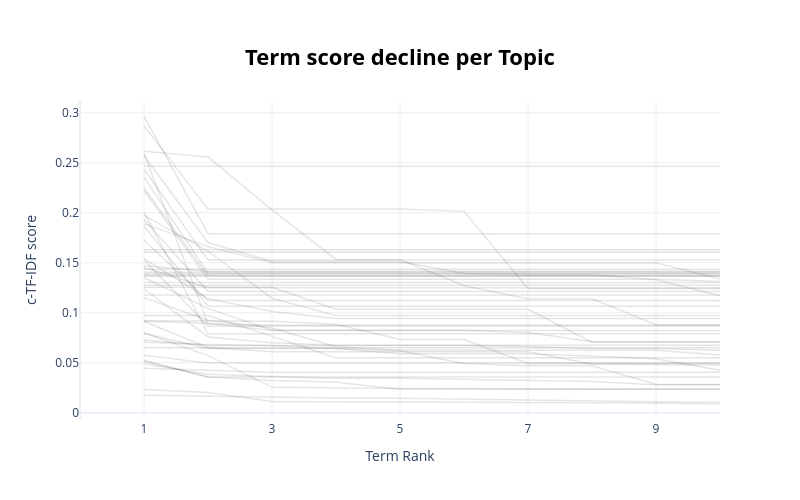

The notebook cell saved with this chart:
### Markdown cell above
#### 5.2.8 Visualise Term Score Decline

### Code cell
topic_model.visualize_term_rank()

### Figure 1 — Plotly figure (JSON) as saved in the notebook; plotly's stock layout.template omitted (floating-point values rounded to 4 significant figures)
{"data": [{"hovertext": "<b>Topic -1</b>:season_4wd_truck_like_healthy_day_", "line": {"color": "black", "width": 1.5}, "mode": "lines+lines", "name": "", "opacity": 0.1, "x": [1, 2, 3, 4, 5, 6, 7, 8, 9, 10], "y": [0.01743, 0.01624, 0.01502, 0.01456, 0.01445, 0.01355, 0.01296, 0.01153, 0.01086, 0.01051], "type": "scatter"}, {"hovertext": "<b>Topic 0</b>:happy_day_dad_good_father_father da", "line": {"color": "black", "width": 1.5}, "mode": "lines+lines", "name": "", "opacity": 0.1, "x": [1, 2, 3, 4, 5, 6, 7, 8, 9, 10], "y": [0.02309, 0.02024, 0.0112, 0.01105, 0.01092, 0.01007, 0.009892, 0.00984, 0.009481, 0.008673], "type": "scatter"}, {"hovertext": "<b>Topic 1</b>:polar_polar bear_bear_racing_climb_", "line": {"color": "black", "width": 1.5}, "mode": "lines+lines", "name": "", "opacity": 0.1, "x": [1, 2, 3, 4, 5, 6, 7, 8, 9, 10], "y": [0.1254, 0.1254, 0.1254, 0.1034, 0.1034, 0.1034, 0.1034, 0.07052, 0.07052, 0.07052], "type": "scatter"}, {"hovertext": "<b>Topic 2</b>:poetry_follow_add_sirf_eid_send_ash", "line": {"color": "black", "width": 1.5}, "mode": "lines+lines", "name": "", "opacity": 0.1, "x": [1, 2, 3, 4, 5, 6, 7, 8, 9, 10], "y": [0.08003, 0.05712, 0.02538, 0.0247, 0.02419, 0.0241, 0.02367, 0.02367, 0.02367, 0.02367], "type": "scatter"}, {"hovertext": "<b>Topic 3</b>:blog_silver_blog silver_silver gold", "line": {"color": "black", "width": 1.5}, "mode": "lines+lines", "name": "", "opacity": 0.1, "x": [1, 2, 3, 4, 5, 6, 7, 8, 9, 10], "y": [0.07039, 0.06828, 0.06715, 0.06408, 0.06201, 0.04914, 0.04701, 0.04701, 0.02847, 0.02824], "type": "scatter"}, {"hovertext": "<b>Topic 4</b>:shooting_gun_orlando_police_yr shoo", "line": {"color": "black", "width": 1.5}, "mode": "lines+lines", "name": "", "opacity": 0.1, "x": [1, 2, 3, 4, 5, 6, 7, 8, 9, 10], "y": [0.05224, 0.03579, 0.03223, 0.03041, 0.02345, 0.02345, 0.02345, 0.02345, 0.02345, 0.02345], "type": "scatter"}, {"hovertext": "<b>Topic 5</b>:lie contempt_clarity came_clarity_c", "line": {"color": "black", "width": 1.5}, "mode": "lines+lines", "name": "", "opacity": 0.1, "x": [1, 2, 3, 4, 5, 6, 7, 8, 9, 10], "y": [0.06496, 0.06496, 0.06496, 0.06496, 0.06496, 0.06496, 0.06496, 0.06496, 0.06496, 0.06496], "type": "scatter"}, {"hovertext": "<b>Topic 6</b>:sexy_kinky_horny_wet_naughty_porn_n", "line": {"color": "black", "width": 1.5}, "mode": "lines+lines", "name": "", "opacity": 0.1, "x": [1, 2, 3, 4, 5, 6, 7, 8, 9, 10], "y": [0.07273, 0.06721, 0.06721, 0.06721, 0.06721, 0.06721, 0.06622, 0.06422, 0.06422, 0.0625], "type": "scatter"}, {"hovertext": "<b>Topic 7</b>:obama_michelle_chair_trump_michelle", "line": {"color": "black", "width": 1.5}, "mode": "lines+lines", "name": "", "opacity": 0.1, "x": [1, 2, 3, 4, 5, 6, 7, 8, 9, 10], "y": [0.09191, 0.09143, 0.09143, 0.08837, 0.07319, 0.07319, 0.04926, 0.04926, 0.04926, 0.04926], "type": "scatter"}, {"hovertext": "<b>Topic 8</b>:new_commercial_tweet new_newyear ne", "line": {"color": "black", "width": 1.5}, "mode": "lines+lines", "name": "", "opacity": 0.1, "x": [1, 2, 3, 4, 5, 6, 7, 8, 9, 10], "y": [0.2595, 0.08903, 0.08735, 0.08735, 0.08735, 0.08735, 0.08735, 0.08735, 0.08735, 0.08735], "type": "scatter"}, {"hovertext": "<b>Topic 9</b>:2017_let_wear_dearfellowwhitepeople", "line": {"color": "black", "width": 1.5}, "mode": "lines+lines", "name": "", "opacity": 0.1, "x": [1, 2, 3, 4, 5, 6, 7, 8, 9, 10], "y": [0.1542, 0.1141, 0.1013, 0.09418, 0.09418, 0.09418, 0.09418, 0.09418, 0.09418, 0.09418], "type": "scatter"}, {"hovertext": "<b>Topic 10</b>:stone_pound_gym_fitness_weigh_diet", "line": {"color": "black", "width": 1.5}, "mode": "lines+lines", "name": "", "opacity": 0.1, "x": [1, 2, 3, 4, 5, 6, 7, 8, 9, 10], "y": [0.04889, 0.03841, 0.03621, 0.03431, 0.03431, 0.0331, 0.03183, 0.03118, 0.02797, 0.02792], "type": "scatter"}, {"hovertext": "<b>Topic 11</b>:pasty cake_quit choice_pure comedy", "line": {"color": "black", "width": 1.5}, "mode": "lines+lines", "name": "", "opacity": 0.1, "x": [1, 2, 3, 4, 5, 6, 7, 8, 9, 10], "y": [0.1366, 0.1366, 0.1366, 0.1366, 0.1366, 0.1366, 0.1366, 0.1366, 0.1366, 0.1366], "type": "scatter"}, {"hovertext": "<b>Topic 12</b>:trump_leader_hate putin_trump pres", "line": {"color": "black", "width": 1.5}, "mode": "lines+lines", "name": "", "opacity": 0.1, "x": [1, 2, 3, 4, 5, 6, 7, 8, 9, 10], "y": [0.1469, 0.1415, 0.1415, 0.1415, 0.1415, 0.1415, 0.1415, 0.1415, 0.1415, 0.1415], "type": "scatter"}, {"hovertext": "<b>Topic 13</b>:dare_massive racist_dare speak_dar", "line": {"color": "black", "width": 1.5}, "mode": "lines+lines", "name": "", "opacity": 0.1, "x": [1, 2, 3, 4, 5, 6, 7, 8, 9, 10], "y": [0.2222, 0.1336, 0.1336, 0.1336, 0.1336, 0.1336, 0.1336, 0.1336, 0.1336, 0.1313], "type": "scatter"}, {"hovertext": "<b>Topic 14</b>:im_bc im_asian_attracted_im attrac", "line": {"color": "black", "width": 1.5}, "mode": "lines+lines", "name": "", "opacity": 0.1, "x": [1, 2, 3, 4, 5, 6, 7, 8, 9, 10], "y": [0.2869, 0.2037, 0.2037, 0.2037, 0.2037, 0.2014, 0.1242, 0.1242, 0.1242, 0.1242], "type": "scatter"}, {"hovertext": "<b>Topic 15</b>:signal_wt problm_wt_signal week_we", "line": {"color": "black", "width": 1.5}, "mode": "lines+lines", "name": "", "opacity": 0.1, "x": [1, 2, 3, 4, 5, 6, 7, 8, 9, 10], "y": [0.05146, 0.03568, 0.03568, 0.03568, 0.03568, 0.03568, 0.03568, 0.03568, 0.03568, 0.03568], "type": "scatter"}, {"hovertext": "<b>Topic 16</b>:rapist_judge_record wud_special_bl", "line": {"color": "black", "width": 1.5}, "mode": "lines+lines", "name": "", "opacity": 0.1, "x": [1, 2, 3, 4, 5, 6, 7, 8, 9, 10], "y": [0.09141, 0.08934, 0.08232, 0.08232, 0.08232, 0.08232, 0.08232, 0.08232, 0.08232, 0.08232], "type": "scatter"}, {"hovertext": "<b>Topic 17</b>:arabic_gov_today cologne_pure toda", "line": {"color": "black", "width": 1.5}, "mode": "lines+lines", "name": "", "opacity": 0.1, "x": [1, 2, 3, 4, 5, 6, 7, 8, 9, 10], "y": [0.1275, 0.1275, 0.1275, 0.1275, 0.1275, 0.1275, 0.1275, 0.1275, 0.1275, 0.1275], "type": "scatter"}, {"hovertext": "<b>Topic 18</b>:guitar_generic washed_generic_guit", "line": {"color": "black", "width": 1.5}, "mode": "lines+lines", "name": "", "opacity": 0.1, "x": [1, 2, 3, 4, 5, 6, 7, 8, 9, 10], "y": [0.05753, 0.0497, 0.0497, 0.0497, 0.0497, 0.0497, 0.0497, 0.0497, 0.0497, 0.0497], "type": "scatter"}, {"hovertext": "<b>Topic 19</b>:cavs_game_game plan_organization_p", "line": {"color": "black", "width": 1.5}, "mode": "lines+lines", "name": "", "opacity": 0.1, "x": [1, 2, 3, 4, 5, 6, 7, 8, 9, 10], "y": [0.09119, 0.06516, 0.06097, 0.06097, 0.06097, 0.06097, 0.06097, 0.04838, 0.04838, 0.04766], "type": "scatter"}, {"hovertext": "<b>Topic 20</b>:harvardsq justice_week class_slidi", "line": {"color": "black", "width": 1.5}, "mode": "lines+lines", "name": "", "opacity": 0.1, "x": [1, 2, 3, 4, 5, 6, 7, 8, 9, 10], "y": [0.1376, 0.1376, 0.1376, 0.1376, 0.1376, 0.1376, 0.1376, 0.1376, 0.1376, 0.1376], "type": "scatter"}, {"hovertext": "<b>Topic 21</b>:japan_abe_guardian_rsf_rightist gr", "line": {"color": "black", "width": 1.5}, "mode": "lines+lines", "name": "", "opacity": 0.1, "x": [1, 2, 3, 4, 5, 6, 7, 8, 9, 10], "y": [0.1932, 0.1213, 0.1213, 0.1213, 0.1213, 0.1213, 0.1213, 0.1213, 0.1213, 0.1213], "type": "scatter"}, {"hovertext": "<b>Topic 22</b>:guy say_food shopping_response loo", "line": {"color": "black", "width": 1.5}, "mode": "lines+lines", "name": "", "opacity": 0.1, "x": [1, 2, 3, 4, 5, 6, 7, 8, 9, 10], "y": [0.1629, 0.1629, 0.1629, 0.1629, 0.1629, 0.1629, 0.1629, 0.1629, 0.1629, 0.1629], "type": "scatter"}, {"hovertext": "<b>Topic 23</b>:dom_nica_whiteslavery_whiteslavers", "line": {"color": "black", "width": 1.5}, "mode": "lines+lines", "name": "", "opacity": 0.1, "x": [1, 2, 3, 4, 5, 6, 7, 8, 9, 10], "y": [0.1303, 0.1303, 0.1303, 0.1303, 0.1303, 0.1303, 0.1303, 0.1303, 0.1303, 0.1303], "type": "scatter"}, {"hovertext": "<b>Topic 24</b>:work_year_lateral institution_issu", "line": {"color": "black", "width": 1.5}, "mode": "lines+lines", "name": "", "opacity": 0.1, "x": [1, 2, 3, 4, 5, 6, 7, 8, 9, 10], "y": [0.04437, 0.0426, 0.0404, 0.0404, 0.0404, 0.0404, 0.0404, 0.0404, 0.0404, 0.0404], "type": "scatter"}, {"hovertext": "<b>Topic 25</b>:feminist_feminist beginning_femini", "line": {"color": "black", "width": 1.5}, "mode": "lines+lines", "name": "", "opacity": 0.1, "x": [1, 2, 3, 4, 5, 6, 7, 8, 9, 10], "y": [0.2968, 0.1791, 0.1791, 0.1791, 0.1791, 0.1791, 0.1791, 0.1791, 0.1791, 0.1791], "type": "scatter"}, {"hovertext": "<b>Topic 26</b>:la_la land_film em_poc make_poc_ma", "line": {"color": "black", "width": 1.5}, "mode": "lines+lines", "name": "", "opacity": 0.1, "x": [1, 2, 3, 4, 5, 6, 7, 8, 9, 10], "y": [0.2437, 0.1527, 0.1527, 0.1527, 0.1527, 0.1527, 0.1527, 0.1527, 0.1527, 0.1527], "type": "scatter"}, {"hovertext": "<b>Topic 27</b>:learned fail_learned_choose potter", "line": {"color": "black", "width": 1.5}, "mode": "lines+lines", "name": "", "opacity": 0.1, "x": [1, 2, 3, 4, 5, 6, 7, 8, 9, 10], "y": [0.1176, 0.1176, 0.1176, 0.1176, 0.1176, 0.1176, 0.1176, 0.1176, 0.1176, 0.1176], "type": "scatter"}, {"hovertext": "<b>Topic 28</b>:06_13_wetterwarnung starkes_wetter", "line": {"color": "black", "width": 1.5}, "mode": "lines+lines", "name": "", "opacity": 0.1, "x": [1, 2, 3, 4, 5, 6, 7, 8, 9, 10], "y": [0.2248, 0.1369, 0.1367, 0.1367, 0.1367, 0.1367, 0.1367, 0.1367, 0.1367, 0.1367], "type": "scatter"}, {"hovertext": "<b>Topic 29</b>:euro2016_cox_jo cox_jo_en ger_ger ", "line": {"color": "black", "width": 1.5}, "mode": "lines+lines", "name": "", "opacity": 0.1, "x": [1, 2, 3, 4, 5, 6, 7, 8, 9, 10], "y": [0.07917, 0.06417, 0.06417, 0.06417, 0.05894, 0.05894, 0.05894, 0.05668, 0.05398, 0.04233], "type": "scatter"}, {"hovertext": "<b>Topic 30</b>:orlando_disney_gay_fuck_straight g", "line": {"color": "black", "width": 1.5}, "mode": "lines+lines", "name": "", "opacity": 0.1, "x": [1, 2, 3, 4, 5, 6, 7, 8, 9, 10], "y": [0.1151, 0.09239, 0.08468, 0.06596, 0.0625, 0.0625, 0.0625, 0.0625, 0.0625, 0.05778], "type": "scatter"}, {"hovertext": "<b>Topic 31</b>:oft evil_lack power_right ppl_ppl ", "line": {"color": "black", "width": 1.5}, "mode": "lines+lines", "name": "", "opacity": 0.1, "x": [1, 2, 3, 4, 5, 6, 7, 8, 9, 10], "y": [0.1606, 0.1606, 0.1606, 0.1606, 0.1606, 0.1606, 0.1606, 0.1606, 0.1606, 0.1606], "type": "scatter"}, {"hovertext": "<b>Topic 32</b>:2nites_disciple_took place_service", "line": {"color": "black", "width": 1.5}, "mode": "lines+lines", "name": "", "opacity": 0.1, "x": [1, 2, 3, 4, 5, 6, 7, 8, 9, 10], "y": [0.1404, 0.1404, 0.1404, 0.1404, 0.1404, 0.1404, 0.1404, 0.1404, 0.1404, 0.1404], "type": "scatter"}, {"hovertext": "<b>Topic 33</b>:white_biher_year white_happy new_e", "line": {"color": "black", "width": 1.5}, "mode": "lines+lines", "name": "", "opacity": 0.1, "x": [1, 2, 3, 4, 5, 6, 7, 8, 9, 10], "y": [0.1454, 0.1251, 0.1251, 0.1251, 0.1251, 0.1251, 0.1251, 0.1251, 0.1251, 0.1251], "type": "scatter"}, {"hovertext": "<b>Topic 34</b>:pig_palladino th_hyena_betwn pig_c", "line": {"color": "black", "width": 1.5}, "mode": "lines+lines", "name": "", "opacity": 0.1, "x": [1, 2, 3, 4, 5, 6, 7, 8, 9, 10], "y": [0.2357, 0.1395, 0.1395, 0.1395, 0.1395, 0.1395, 0.1395, 0.1395, 0.1395, 0.1395], "type": "scatter"}, {"hovertext": "<b>Topic 35</b>:beer_daily beer_number human_meet ", "line": {"color": "black", "width": 1.5}, "mode": "lines+lines", "name": "", "opacity": 0.1, "x": [1, 2, 3, 4, 5, 6, 7, 8, 9, 10], "y": [0.2006, 0.07891, 0.07891, 0.07891, 0.07891, 0.07891, 0.07891, 0.07891, 0.07891, 0.07891], "type": "scatter"}, {"hovertext": "<b>Topic 36</b>:beat whiteperson_blackpeople beat_", "line": {"color": "black", "width": 1.5}, "mode": "lines+lines", "name": "", "opacity": 0.1, "x": [1, 2, 3, 4, 5, 6, 7, 8, 9, 10], "y": [0.2466, 0.2466, 0.2466, 0.2466, 0.2466, 0.2466, 0.2466, 0.2466, 0.2466, 0.2466], "type": "scatter"}, {"hovertext": "<b>Topic 37</b>:bird_home_tap home_button_home but", "line": {"color": "black", "width": 1.5}, "mode": "lines+lines", "name": "", "opacity": 0.1, "x": [1, 2, 3, 4, 5, 6, 7, 8, 9, 10], "y": [0.2571, 0.1702, 0.1513, 0.1513, 0.1513, 0.1392, 0.138, 0.138, 0.1329, 0.1171], "type": "scatter"}, {"hovertext": "<b>Topic 38</b>:india_help_dog_help help_help figh", "line": {"color": "black", "width": 1.5}, "mode": "lines+lines", "name": "", "opacity": 0.1, "x": [1, 2, 3, 4, 5, 6, 7, 8, 9, 10], "y": [0.1237, 0.07578, 0.06992, 0.06734, 0.06734, 0.06734, 0.06734, 0.06734, 0.06734, 0.06734], "type": "scatter"}, {"hovertext": "<b>Topic 39</b>:mom pop_pop_mom_music mom_pop musi", "line": {"color": "black", "width": 1.5}, "mode": "lines+lines", "name": "", "opacity": 0.1, "x": [1, 2, 3, 4, 5, 6, 7, 8, 9, 10], "y": [0.2616, 0.2558, 0.203, 0.1533, 0.1533, 0.127, 0.1138, 0.1138, 0.08802, 0.08802], "type": "scatter"}, {"hovertext": "<b>Topic 40</b>:amodu_coach_keshi_eagle_director d", "line": {"color": "black", "width": 1.5}, "mode": "lines+lines", "name": "", "opacity": 0.1, "x": [1, 2, 3, 4, 5, 6, 7, 8, 9, 10], "y": [0.1974, 0.1615, 0.1143, 0.09725, 0.09725, 0.09725, 0.09725, 0.09725, 0.09725, 0.09725], "type": "scatter"}, {"hovertext": "<b>Topic 41</b>:link_zelda_game_nintendoe3 link_sk", "line": {"color": "black", "width": 1.5}, "mode": "lines+lines", "name": "", "opacity": 0.1, "x": [1, 2, 3, 4, 5, 6, 7, 8, 9, 10], "y": [0.09725, 0.09725, 0.0763, 0.05492, 0.05492, 0.05492, 0.05492, 0.05492, 0.05492, 0.05492], "type": "scatter"}, {"hovertext": "<b>Topic 42</b>:joe_hockey_mr hockey_jonas_gordie_", "line": {"color": "black", "width": 1.5}, "mode": "lines+lines", "name": "", "opacity": 0.1, "x": [1, 2, 3, 4, 5, 6, 7, 8, 9, 10], "y": [0.135, 0.1044, 0.08249, 0.08249, 0.08249, 0.08249, 0.08023, 0.07096, 0.07096, 0.07096], "type": "scatter"}, {"hovertext": "<b>Topic 43</b>:clothes_clothes holiday_holiday re", "line": {"color": "black", "width": 1.5}, "mode": "lines+lines", "name": "", "opacity": 0.1, "x": [1, 2, 3, 4, 5, 6, 7, 8, 9, 10], "y": [0.1527, 0.08663, 0.08663, 0.08663, 0.08663, 0.08663, 0.08663, 0.08663, 0.08663, 0.08663], "type": "scatter"}, {"hovertext": "<b>Topic 44</b>:foot_asics_foot workout_asics show", "line": {"color": "black", "width": 1.5}, "mode": "lines+lines", "name": "", "opacity": 0.1, "x": [1, 2, 3, 4, 5, 6, 7, 8, 9, 10], "y": [0.1727, 0.1123, 0.1123, 0.1123, 0.1123, 0.1123, 0.1123, 0.1123, 0.1123, 0.1123], "type": "scatter"}, {"hovertext": "<b>Topic 45</b>:eia_oil_crude_eia crude_oil stock_", "line": {"color": "black", "width": 1.5}, "mode": "lines+lines", "name": "", "opacity": 0.1, "x": [1, 2, 3, 4, 5, 6, 7, 8, 9, 10], "y": [0.1891, 0.1661, 0.1501, 0.1501, 0.1501, 0.1501, 0.1501, 0.1501, 0.1501, 0.1336], "type": "scatter"}, {"hovertext": "<b>Topic 46</b>:year later_cannabis whathappened_i", "line": {"color": "black", "width": 1.5}, "mode": "lines+lines", "name": "", "opacity": 0.1, "x": [1, 2, 3, 4, 5, 6, 7, 8, 9, 10], "y": [0.1391, 0.1391, 0.1391, 0.1391, 0.1391, 0.1391, 0.1391, 0.1391, 0.1391, 0.1391], "type": "scatter"}, {"hovertext": "<b>Topic 47</b>:flight_flight update_delayed_exten", "line": {"color": "black", "width": 1.5}, "mode": "lines+lines", "name": "", "opacity": 0.1, "x": [1, 2, 3, 4, 5, 6, 7, 8, 9, 10], "y": [0.1867, 0.1064, 0.1064, 0.1064, 0.1064, 0.1064, 0.1064, 0.1064, 0.1064, 0.1064], "type": "scatter"}, {"hovertext": "<b>Topic 48</b>:reserved_reserved king_suite peopl", "line": {"color": "black", "width": 1.5}, "mode": "lines+lines", "name": "", "opacity": 0.1, "x": [1, 2, 3, 4, 5, 6, 7, 8, 9, 10], "y": [0.1434, 0.1434, 0.1434, 0.1434, 0.1434, 0.1434, 0.1434, 0.1434, 0.1434, 0.1434], "type": "scatter"}], "layout": {"xaxis": {"range": [0, 10], "tick0": 1, "dtick": 2, "title": {"text": "Term Rank"}}, "title": {"font": {"size": 22, "color": "Black"}, "text": "<b>Term score decline per Topic</b>", "y": 0.9, "x": 0.5, "xanchor": "center", "yanchor": "top"}, "hoverlabel": {"font": {"size": 16, "family": "Rockwell"}, "bgcolor": "white"}, "showlegend": false, "width": 800, "height": 500, "yaxis": {"title": {"text": "c-TF-IDF score"}}}}
